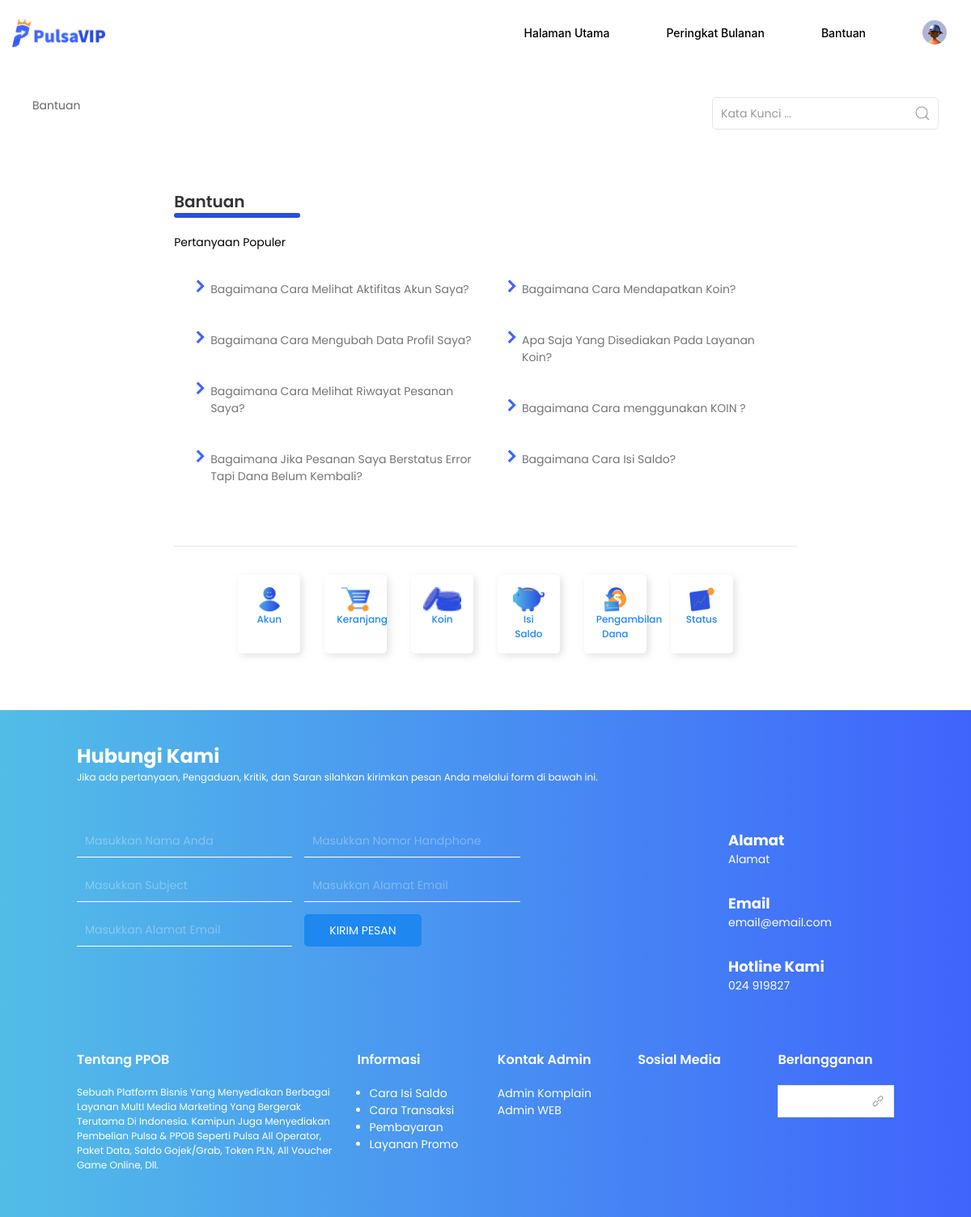
Screenshot of /index.php/user_panel/bantuan with the database file from the repository.
### tables this page shows
CREATE TABLE `bantuan` (
  `id` int(11) NOT NULL,
  `judul` varchar(100) NOT NULL,
  `kategori` enum('akun','pesanan','koin','saldo','dana','status') NOT NULL,
  `content` longtext NOT NULL,
  `click` bigint(8) NOT NULL DEFAULT 0,
  `create_at` timestamp NOT NULL DEFAULT current_timestamp() ON UPDATE current_timestamp()
);

### application/controllers/user_panel/Bantuan.php (called while the page is built, shortened)
<?php
class Bantuan extends CI_Controller {
    function __construct()
    {
		$this->load->model("M_admin");
    }
	public function index()
	{
        $header = array(
            'page' => 'user-bantuan',
        );
		$data['bantuan'] = $this->M_admin->select_select_limit_orderBy('id, judul, click', 'bantuan', '8', 'click DESC')->result_array();
		$this->load->view('user_panel/layout/header', $header);
        $this->load->view('user_panel/bantuan', $data);
        $this->load->view('user_panel/layout/footer');
	}
}

### index.php (called while the page is built, shortened)
<?php
require_once BASEPATH.'core/CodeIgniter.php';

### application/models/M_admin.php (called while the page is built, shortened)
<?php
class M_admin extends CI_Model
{
    function select_select_limit_orderBy($select, $table, $limit, $orderby)
    {
        return $this->db->select($select)
        ->from($table)
        ->limit($limit)
        ->order_by($orderby)
        ->get();
    }
}

### application/views/user_panel/bantuan.php (the view)
<div class="body uk-width-1-1 uk-padding-remove uk-margin-medium-top uk-margin-medium-bottom">
    <div class="uk-width-1-1 uk-padding uk-padding-remove-top uk-clearfix uk-margin-remove">
        <div class="uk-width-1-2@s uk-padding-remove uk-margin-remove uk-float-left">
            <ul class="uk-breadcrumb">
                <li><span>Bantuan</span></li>
            </ul>
        </div>
        <div class="uk-width-1-2@s uk-width-1-4@l uk-padding-remove uk-margin-remove uk-float-right">
            <form class="uk-width-1-1">
                <div class="uk-margin uk-width-1-1">
                    <div class="uk-inline uk-width-1-1">
                        <a class="uk-form-icon uk-form-icon-flip" href="#" uk-icon="icon: search"></a>
                        <input class="uk-input uk-width-1-1 uk-border-rounded" name="kata_kunci"
                            placeholder="Kata Kunci ..." type="text">
                    </div>
                </div>
            </form>
        </div>
    </div>
    <div class="uk-width-1-1 uk-flex-center uk-padding-remove uk-margin-remove" uk-grid>
        <div class="uk-width-2-3@l uk-width-5-6@s uk-padding-small uk-margin-remove">
            <h4 class="poppins-semi-bold">Bantuan<span class="line uk-display-block"></span></h4>
            <p class="color-black">Pertanyaan Populer</p>
            <div class="list uk-width-1-1 uk-child-width-1-2@s uk-padding-remove uk-margin-remove" uk-grid>
                <div class="uk-padding-small uk-margin-remove">
                    <ul>
                        <?php
                        for($i = 0;$i < 4; $i++) {
                        ?>
                        <li class="uk-padding uk-padding-remove-top uk-padding-remove-horizontal"><a href="<?php echo base_url(); ?>user_panel/bantuan_detail?id=<?php echo $bantuan[$i]['id']; ?>"><?php echo $bantuan[$i]['judul']; ?></a></li>
                        <?php
                        }
                        ?>
                    </ul>
                </div>
                <div class="uk-padding-small uk-margin-remove">
                    <ul>
                        <?php
                        for($i = 4;$i < 8; $i++) {
                        ?>
                        <li class="uk-padding uk-padding-remove-top uk-padding-remove-horizontal"><a href="<?php echo base_url(); ?>user_panel/bantuan_detail?id=<?php echo $bantuan[$i]['id']; ?>"><?php echo $bantuan[$i]['judul']; ?></a></li>
                        <?php
                        }
                        ?>
                    </ul>
                </div>
            </div>
            <hr>
            <div class="bantuan-bottom uk-width-1-1 uk-padding-remove uk-margin-remove">
                <div class="uk-width-1-1 uk-padding-remove uk-margin-remove uk-flex-center" uk-grid>
                    <div class="uk-width-5-6@l uk-padding-remove uk-margin-remove">
                        <div class="uk-width-1-1 uk-child-width-1-6@l uk-child-width-1-4@m uk-child-width-1-2 uk-padding-remove uk-margin-remove uk-grid-match" uk-grid>
                            <div class="uk-padding-small uk-margin-remove">
                                <a href="#" class="uk-border-rounded uk-display-block">
                                    <div class="uk-width-1-1 uk-padding-small uk-margin-remove uk-text-center">
                                        <img src="<?php echo base_url(); ?>assets/img/panel_user/icon/bantuan-user.png"><br>
                                        <span>Akun</span>
                                    </div>
                                </a>
                            </div>
                            <div class="uk-padding-small uk-margin-remove">
                                <a href="#" class="uk-border-rounded uk-display-block">
                                    <div class="uk-width-1-1 uk-padding-small uk-margin-remove uk-text-center">
                                        <img src="<?php echo base_url(); ?>assets/img/panel_user/icon/bantuan-keranjang.png"><br>
                                        <span>Keranjang</span>
                                    </div>
                                </a>
                            </div>
                            <div class="uk-padding-small uk-margin-remove">
                                <a href="#" class="uk-border-rounded uk-display-block">
                                    <div class="uk-width-1-1 uk-padding-small uk-margin-remove uk-text-center">
                                        <img src="<?php echo base_url(); ?>assets/img/panel_user/icon/bantuan-coin.png"><br>
                                        <span>Koin</span>
                                    </div>
                                </a>
                            </div>
                            <div class="uk-padding-small uk-margin-remove">
                                <a href="#" class="uk-border-rounded uk-display-block">
                                    <div class="uk-width-1-1 uk-padding-small uk-margin-remove uk-text-center">
                                        <img src="<?php echo base_url(); ?>assets/img/panel_user/icon/bantuan-isi-saldo.png"><br>
                                        <span>Isi Saldo</span>
                                    </div>
                                </a>
                            </div>
                            <div class="uk-padding-small uk-margin-remove">
                                <a href="#" class="uk-border-rounded uk-display-block">
                                    <div class="uk-width-1-1 uk-padding-small uk-margin-remove uk-text-center">
                                        <img src="<?php echo base_url(); ?>assets/img/panel_user/icon/bantuan-penagambilan-dana.png"><br>
                                        <span>Pengambilan Dana</span>
                                    </div>
                                </a>
                            </div>
                            <div class="uk-padding-small uk-margin-remove">
                                <a href="#" class="uk-border-rounded uk-display-block">
                                    <div class="uk-width-1-1 uk-padding-small uk-margin-remove uk-text-center">
                                        <img src="<?php echo base_url(); ?>assets/img/panel_user/icon/bantuan-status.png"><br>
                                        <span>Status</span>
                                    </div>
                                </a>
                            </div>
                        </div>
                    </div>
                </div>
            </div>
        </div>
    </div>
</div>

### assets/css/style.css (style rules this page uses)
body { font-family: poppins; font-weight: 400; font-size: 14px; }
#user-bantuan .body div span.line { width: 150px; border: 3px solid #2A4DDD; background-color: #2A4DDD; border-radius: 6px; }
#user-bantuan .body div.list ul { list-style-image: url('../img/panel_user/list-icon-bantuan.png'); }
#user-bantuan .body div.list ul li a { color: #757575; text-decoration: none; transition: all 0.5s ease; }
#user-bantuan .body .bantuan-bottom a { background-color: white; box-shadow: 3px 3px 8px rgba(139, 139, 139, 0.25); }
#user-bantuan .body .bantuan-bottom a img { height: 31px; }
#user-bantuan .body .bantuan-bottom a { font-size: 12px; font-weight: 500; text-decoration: none; transition: all 0.5s ease; }

### rows the page displays
bantuan: judul "Bagaimana Cara Melihat Aktifitas Akun Saya?"
bantuan: judul "Bagaimana Cara Mengubah Data Profil Saya?"
bantuan: judul "Bagaimana Cara Melihat Riwayat Pesanan Saya?"
bantuan: judul "Bagaimana Jika Pesanan Saya Berstatus Error Tapi Dana Belum Kembali?"
bantuan: judul "Bagaimana Cara Mendapatkan Koin?"
bantuan: judul "Apa Saja Yang Disediakan Pada Layanan Koin?"
bantuan: judul "Bagaimana Cara menggunakan KOIN ?"
bantuan: judul "Bagaimana Cara Isi Saldo?"
